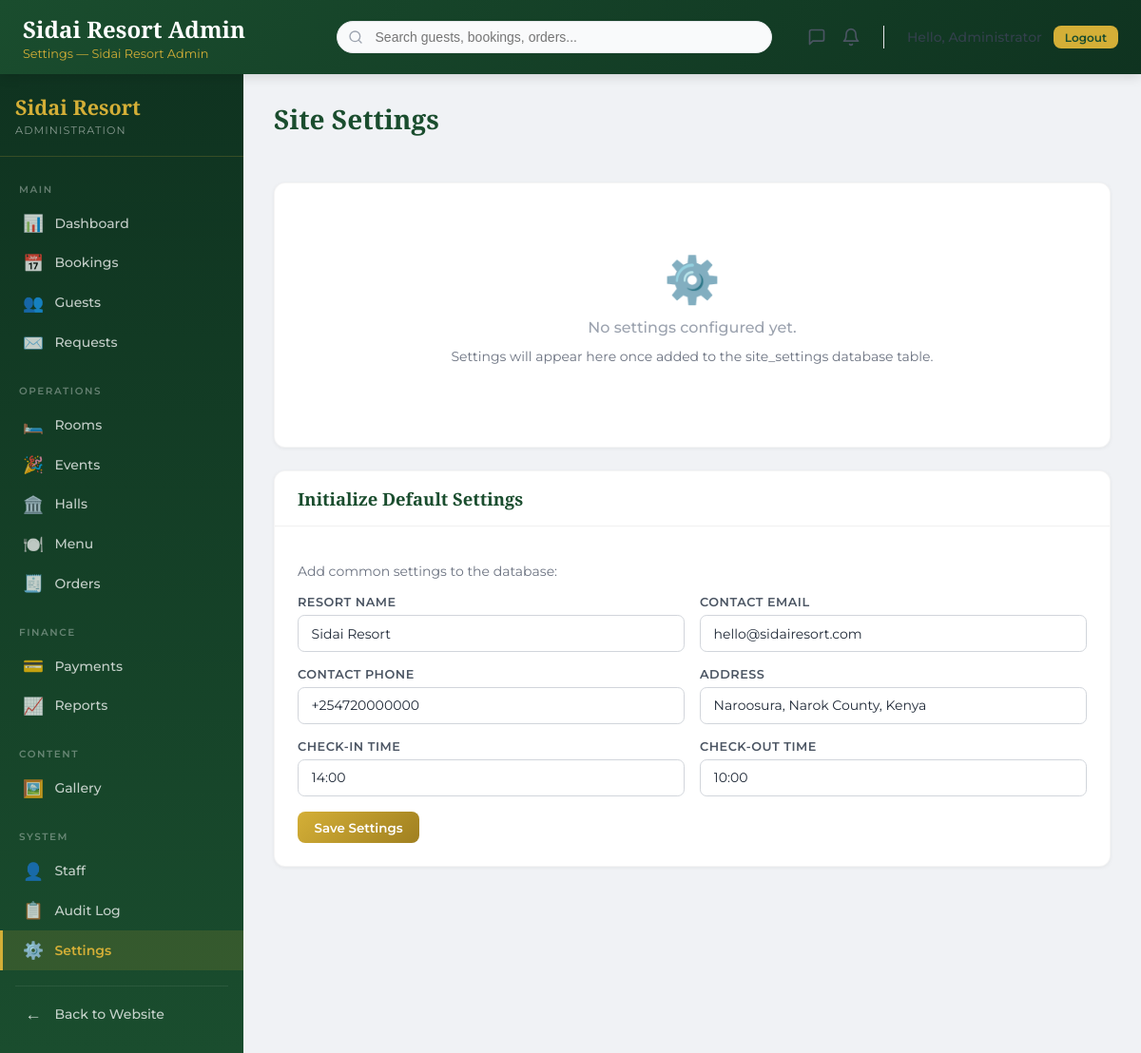
/admin/settings.php (signed in), run on an earlier commit of the app's database.
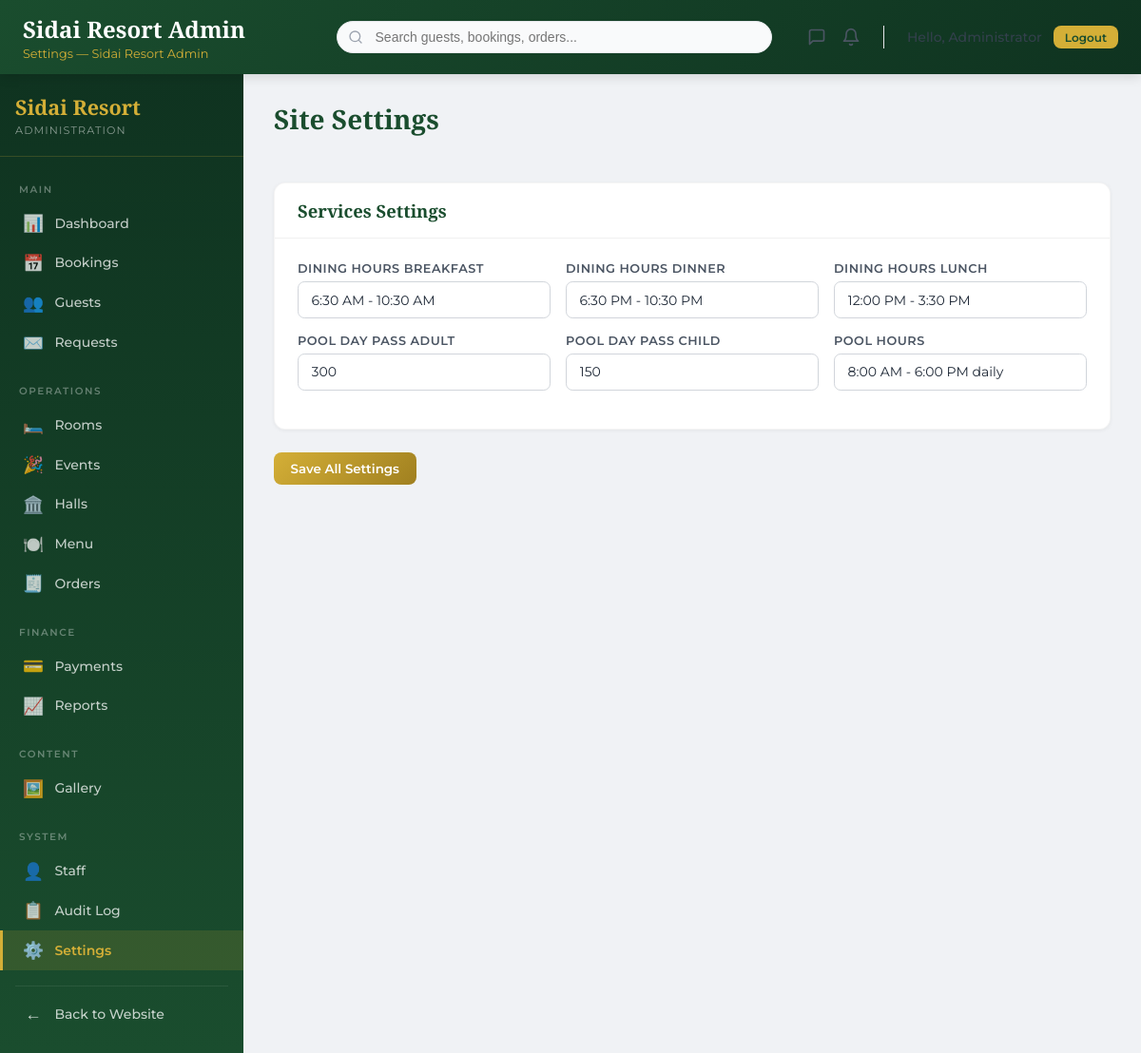
And on a later commit of the database.
### tables this page shows
CREATE TABLE IF NOT EXISTS site_settings (
  id INT UNSIGNED AUTO_INCREMENT PRIMARY KEY,
  setting_key VARCHAR(100) NOT NULL UNIQUE,
  setting_value TEXT,
  setting_type ENUM('string','integer','boolean','json','email','phone','url') NOT NULL DEFAULT 'string',
  setting_group VARCHAR(50) DEFAULT 'general',
  updated_by INT UNSIGNED NULL,
  created_at TIMESTAMP NOT NULL DEFAULT CURRENT_TIMESTAMP,
  updated_at TIMESTAMP NOT NULL DEFAULT CURRENT_TIMESTAMP ON UPDATE CURRENT_TIMESTAMP,
  CONSTRAINT fk_site_settings_updated_by FOREIGN KEY (updated_by) REFERENCES staff(id) ON DELETE SET NULL,
  KEY idx_site_settings_group (setting_group)
);

### app/config/constants.php (called while the page is built, shortened)
<?php declare(strict_types=1);
if (!function_exists('safe_html')) {
    function safe_html(mixed $value): string
    {
        return htmlspecialchars((string)$value, ENT_QUOTES, 'UTF-8');
    }
}

### app/includes/autoload.php (called while the page is built, shortened)
<?php declare(strict_types=1);
spl_autoload_register(static function (string $class): void {
    $prefix = 'App\\';
    $relative = substr($class, strlen($prefix));
    $segments = explode('\\', $relative);
    if (isset($segments[0])) {
        $segments[0] = strtolower($segments[0]);
    }
    $path = dirname(__DIR__) . '/' . implode('/', $segments) . '.php';
});

### app/core/Database.php (called while the page is built, shortened)
<?php declare(strict_types=1);
final class Database
{
    private static ?self $instance = null;
    private PDO $pdo;
    private function __construct()
    {
        try {
            $this->pdo = new PDO(
                DB_DSN,
                DB_USER,
                DB_PASSWORD,
                [
                    PDO::ATTR_ERRMODE => PDO::ERRMODE_EXCEPTION,
                    PDO::ATTR_DEFAULT_FETCH_MODE => PDO::FETCH_ASSOC,
                    PDO::ATTR_EMULATE_PREPARES => false,
                ]
            );
            $this->pdo->exec("SET time_zone = '+03:00'");
        } catch (PDOException $exception) {
            log_error('Database connection failed.', $exception);
            throw new RuntimeException('A database connection error occurred.');
        }
    }
    public static function getInstance(): self
    {
        if (self::$instance === null) {
            self::$instance = new self();
        }
        return self::$instance;
    }
    public function query(string $sql, array $params = []): \PDOStatement
    {
        try {
            $statement = $this->pdo->prepare($sql);
            $statement->execute();
            return $statement;
        } catch (PDOException $exception) {
            log_error('Database query failed.', $exception);
            throw $exception;
        }
    }
    public function queryAll(string $sql, array $params = []): array
    {
        return $this->query($sql, $params)->fetchAll();
    }
}

### app/models/SiteSetting.php (called while the page is built, shortened)
<?php declare(strict_types=1);
class SiteSetting
{
    private Database $database;
    public function __construct(?Database $database = null)
    {
        $this->database = $database ?? Database::getInstance();
    }
    public function getAll(): array
    {
        return $this->database->queryAll(
            'SELECT * FROM site_settings ORDER BY setting_group ASC, setting_key ASC'
        );
    }
}

### public/admin/settings.php (the view, shortened to what the changed rows need)
<?php declare(strict_types=1);
$settingsModel = new \App\Models\SiteSetting();
$allSettings = $settingsModel->getAll();
$grouped = [];
foreach ($allSettings as $setting) {
    $group = $setting['setting_group'] ?? 'general';
    $grouped[$group][] = $setting;
}
?>
<?php include APP_PATH . '/includes/admin-head.php'; ?>
<?php include APP_PATH . '/includes/admin-header.php'; ?>
<div class="admin-layout">
    <?php include APP_PATH . '/includes/admin-sidebar.php'; ?>
    <main class="admin-main">
        <div class="admin-page-header">
            <h2 class="admin-page-title">Site Settings</h2>
        </div>
        <?php if (empty($grouped)): ?>
            <div class="admin-card">
                <div class="admin-card-body">
                    <div class="admin-empty">
                        <div class="empty-icon">⚙️</div>
                        <div class="empty-text">No settings configured yet.</div>
                        <p style="margin-top:0.75rem;font-size:0.875rem;color:#6B7280;">Settings will appear here once added to the site_settings database table.</p>
                    </div>
                </div>
            </div>
            <div class="admin-card" style="margin-top:1.5rem;">
                <div class="admin-card-header">
                    <h3 class="admin-card-title">Initialize Default Settings</h3>
                </div>
                <div class="admin-card-body">
                    <p style="font-size:0.875rem;color:#6B7280;margin-bottom:1rem;">Add common settings to the database:</p>
                    <form method="post">
                        <div class="admin-form">
                            <div class="form-row">
                                <div class="form-group">
                                    <label>Resort Name</label>
                                    <input type="text" name="settings[resort_name]" value="<?php echo safe_html(APP_NAME); ?>">
                                </div>
                                <div class="form-group">
                                    <label>Contact Email</label>
                                    <input type="email" name="settings[contact_email]" value="<?php echo safe_html(APP_EMAIL); ?>">
                                </div>
                            </div>
                            <div class="form-row">
                                <div class="form-group">
                                    <label>Contact Phone</label>
                                    <input type="tel" name="settings[contact_phone]" value="<?php echo safe_html(APP_PHONE); ?>">
                                </div>
                                <div class="form-group">
                                    <label>Address</label>
                                    <input type="text" name="settings[address]" value="<?php echo safe_html(APP_ADDRESS); ?>">
                                </div>
                            </div>
                            <div class="form-row">
                                <div class="form-group">
                                    <label>Check-in Time</label>
                                    <input type="text" name="settings[checkin_time]" value="14:00">
                                </div>
                                <div class="form-group">
                                    <label>Check-out Time</label>
                                    <input type="text" name="settings[checkout_time]" value="10:00">
                                </div>
                            </div>
                        </div>
                        <div style="margin-top:1rem;">
                            <button type="submit" class="btn btn-gold">Save Settings</button>
                        </div>
                    </form>
                </div>
            </div>
        <?php else: ?>
            <form method="post" class="admin-form">
                <?php foreach ($grouped as $group => $settings): ?>
                    <div class="admin-card" style="margin-bottom:1.5rem;">
                        <div class="admin-card-header">
                            <h3 class="admin-card-title"><?php echo ucfirst(str_replace('_', ' ', $group)); ?> Settings</h3>
                        </div>
                        <div class="admin-card-body">
                            <div class="form-row">
                                <?php foreach ($settings as $setting): ?>
                                    <div class="form-group">
                                        <label for="setting_<?php echo safe_html($setting['setting_key']); ?>">
                                            <?php echo ucwords(str_replace('_', ' ', $setting['setting_key'])); ?>
                                        </label>
                                        <?php if ($setting['setting_type'] === 'boolean'): ?>
                                            <select id="setting_<?php echo safe_html($setting['setting_key']); ?>"
                                                    name="settings[<?php echo safe_html($setting['setting_key']); ?>]">
                                                <option value="1" <?php echo $setting['setting_value'] === '1' ? 'selected' : ''; ?>>Yes</option>
                                                <option value="0" <?php echo $setting['setting_value'] !== '1' ? 'selected' : ''; ?>>No</option>
                                            </select>
                                        <?php elseif ($setting['setting_type'] === 'json'): ?>
                                            <textarea id="setting_<?php echo safe_html($setting['setting_key']); ?>"
                                                      name="settings[<?php echo safe_html($setting['setting_key']); ?>]"
                                                      rows="3"><?php echo safe_html($setting['setting_value'] ?? ''); ?></textarea>
                                        <?php else: ?>
                                            <input type="<?php echo $setting['setting_type'] === 'email' ? 'email' : 'text'; ?>"
                                                   id="setting_<?php echo safe_html($setting['setting_key']); ?>"
                                                   name="settings[<?php echo safe_html($setting['setting_key']); ?>]"
                                                   value="<?php echo safe_html($setting['setting_value'] ?? ''); ?>">
                                        <?php endif; ?>
                                    </div>
                                <?php endforeach; ?>
                            </div>
                        </div>
                    </div>
                <?php endforeach; ?>
                <div style="margin-top:1rem;">
                    <button type="submit" class="btn btn-gold">Save All Settings</button>
                </div>
            </form>
        <?php endif; ?>
    </main>
</div>
<?php include APP_PATH . '/includes/admin-footer.php'; ?>

### app/includes/admin-sidebar.php (shortened to what the changed rows need)
<?php declare(strict_types=1);
$currentPage = basename(parse_url($_SERVER['REQUEST_URI'] ?? '', PHP_URL_PATH) ?? '', '.php');
$navSections = [
    'Main' => [
        ['page' => 'index',    'icon' => '📊', 'label' => 'Dashboard'],
        ['page' => 'bookings', 'icon' => '📅', 'label' => 'Bookings'],
        ['page' => 'guests',   'icon' => '👥', 'label' => 'Guests'],
        ['page' => 'requests', 'icon' => '✉️', 'label' => 'Requests'],
    ],
    'Operations' => [
        ['page' => 'rooms',    'icon' => '🛏️', 'label' => 'Rooms'],
        ['page' => 'events',   'icon' => '🎉', 'label' => 'Events'],
        ['page' => 'halls',    'icon' => '🏛️', 'label' => 'Halls'],
        ['page' => 'menu',     'icon' => '🍽️', 'label' => 'Menu'],
        ['page' => 'orders',   'icon' => '🧾', 'label' => 'Orders'],
    ],
    'Finance' => [
        ['page' => 'payments', 'icon' => '💳', 'label' => 'Payments'],
        ['page' => 'reports',  'icon' => '📈', 'label' => 'Reports'],
    ],
    'Content' => [
        ['page' => 'gallery',  'icon' => '🖼️', 'label' => 'Gallery'],
    ],
    'System' => [
        ['page' => 'staff',     'icon' => '👤', 'label' => 'Staff'],
        ['page' => 'audit-log', 'icon' => '📋', 'label' => 'Audit Log'],
        ['page' => 'settings',  'icon' => '⚙️', 'label' => 'Settings'],
    ],
];
?>
<aside class="admin-sidebar">
    <?php foreach ($navSections as $sectionTitle => $links): ?>
        <div class="nav-section">
            <div class="nav-section-title"><?php echo safe_html($sectionTitle); ?></div>
            <?php foreach ($links as $link): ?>
                <a href="<?php echo WEB_ROOT; ?>/admin/<?php echo $link['page']; ?>.php"
                   class="nav-link <?php echo $currentPage === $link['page'] ? 'active' : ''; ?>">
                    <span class="icon"><?php echo $link['icon']; ?></span>
                    <span><?php echo safe_html($link['label']); ?></span>
                </a>
            <?php endforeach; ?>
        </div>
    <?php endforeach; ?>
</aside>

What changed in the data, as far as the page shows it:
added site_settings: setting_group "Services", setting_key "POOL HOURS", setting_value "8:00 AM - 6:00 PM daily"
added site_settings: setting_key "DINING HOURS BREAKFAST", setting_value "6:30 AM - 10:30 AM", shown under "Services"
added site_settings: setting_key "DINING HOURS DINNER", setting_value "6:30 PM - 10:30 PM", shown under "Services"
added site_settings: setting_key "DINING HOURS LUNCH", setting_value "12:00 PM - 3:30 PM", shown under "Services"
added site_settings: setting_key "POOL DAY PASS ADULT", setting_value "300", shown under "Services"
added site_settings: setting_key "POOL DAY PASS CHILD", setting_value "150", shown under "Services"
Also different on the page:
form field safe_html: "Sidai Resort" → (not shown)
form field safe_html: "hello@sidairesort.com" → (not shown)
form field safe_html: "+254720000000" → (not shown)
form field safe_html: "Naroosura, Narok County, Kenya" → (not shown)
form field value: "14:00" → (not shown)
form field value: "10:00" → (not shown)
text no longer shown: "⚙️ No settings configured yet. Settings will appear here once added to the site_settings database table. Initialize Default Settings Add common settings to the database: RESORT NAME CONTACT EMAIL CONTACT PHONE ADDRESS CHECK-IN TIME CHECK-OUT TIME Save Settings"
text now shown: "Save All Settings"
